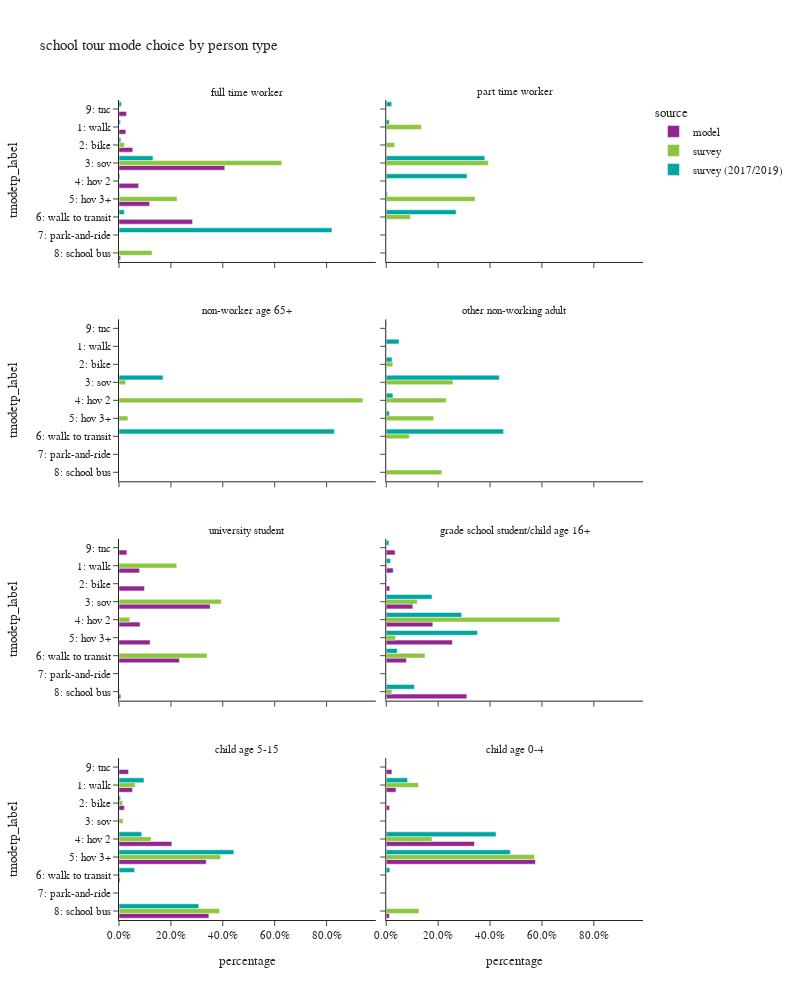

The code cell stored with this chart in its notebook:
### Code cell
plot_mode_choice(sc_tour,"pptyp_label",
                 {"pptyp_label":["full time worker","part time worker","non-worker age 65+","other non-working adult",
                                 "university student","grade school student/child age 16+","child age 5-15","child age 0-4"],
                  "tmodetp_label":["1: walk","2: bike","3: sov","4: hov 2","5: hov 3+","6: walk to transit",
                                   "7: park-and-ride","8: school bus","9: other–survey only"]},
                 "person type",2,1000)

### Figure 1 — Plotly figure (JSON) as saved in the notebook; plotly's stock layout.template omitted (floating-point values rounded to 4 significant figures)
{"data": [{"alignmentgroup": "True", "customdata": [[125], [253], [1933], [360], [559], [1344], [29], [138]], "hovertemplate": "source=model<br>pptyp_label=full time worker<br>percentage=%{x}<br>tmodetp_label=%{y}<br>sample count=%{customdata[0]}<extra></extra>", "legendgroup": "model", "marker": {"color": "#91268F", "pattern": {"shape": ""}}, "name": "model", "offsetgroup": "model", "orientation": "h", "showlegend": true, "textposition": "auto", "type": "bar", "x": [0.02637, 0.05336, 0.4077, 0.07593, 0.1179, 0.2835, 0.006117, 0.02911], "xaxis": "x7", "y": ["1: walk", "2: bike", "3: sov", "4: hov 2", "5: hov 3+", "6: walk to transit", "8: school bus", "9: tnc"], "yaxis": "y7"}, {"alignmentgroup": "True", "customdata": [[577], [714], [2561], [592], [874], [1695], [50], [222]], "hovertemplate": "source=model<br>pptyp_label=university student<br>percentage=%{x}<br>tmodetp_label=%{y}<br>sample count=%{customdata[0]}<extra></extra>", "legendgroup": "model", "marker": {"color": "#91268F", "pattern": {"shape": ""}}, "name": "model", "offsetgroup": "model", "orientation": "h", "showlegend": false, "textposition": "auto", "type": "bar", "x": [0.0792, 0.09801, 0.3515, 0.08126, 0.12, 0.2327, 0.006863, 0.03047], "xaxis": "x3", "y": ["1: walk", "2: bike", "3: sov", "4: hov 2", "5: hov 3+", "6: walk to transit", "8: school bus", "9: tnc"], "yaxis": "y3"}, {"alignmentgroup": "True", "customdata": [[288], [144], [1096], [1921], [2727], [833], [3322], [364]], "hovertemplate": "source=model<br>pptyp_label=grade school student/child age 16+<br>percentage=%{x}<br>tmodetp_label=%{y}<br>sample count=%{customdata[0]}<extra></extra>", "legendgroup": "model", "marker": {"color": "#91268F", "pattern": {"shape": ""}}, "name": "model", "offsetgroup": "model", "orientation": "h", "showlegend": false, "textposition": "auto", "type": "bar", "x": [0.02693, 0.01346, 0.1025, 0.1796, 0.255, 0.07789, 0.3106, 0.03403], "xaxis": "x4", "y": ["1: walk", "2: bike", "3: sov", "4: hov 2", "5: hov 3+", "6: walk to transit", "8: school bus", "9: tnc"], "yaxis": "y4"}, {"alignmentgroup": "True", "customdata": [[2373], [955], [9284], [15331], [194], [15793], [1672]], "hovertemplate": "source=model<br>pptyp_label=child age 5-15<br>percentage=%{x}<br>tmodetp_label=%{y}<br>sample count=%{customdata[0]}<extra></extra>", "legendgroup": "model", "marker": {"color": "#91268F", "pattern": {"shape": ""}}, "name": "model", "offsetgroup": "model", "orientation": "h", "showlegend": false, "textposition": "auto", "type": "bar", "x": [0.05204, 0.02094, 0.2036, 0.3362, 0.004254, 0.3463, 0.03667], "xaxis": "x", "y": ["1: walk", "2: bike", "4: hov 2", "5: hov 3+", "6: walk to transit", "8: school bus", "9: tnc"], "yaxis": "y"}, {"alignmentgroup": "True", "customdata": [[187], [63], [1689], [2857], [3], [61], [109]], "hovertemplate": "source=model<br>pptyp_label=child age 0-4<br>percentage=%{x}<br>tmodetp_label=%{y}<br>sample count=%{customdata[0]}<extra></extra>", "legendgroup": "model", "marker": {"color": "#91268F", "pattern": {"shape": ""}}, "name": "model", "offsetgroup": "model", "orientation": "h", "showlegend": false, "textposition": "auto", "type": "bar", "x": [0.03763, 0.01268, 0.3399, 0.575, 0.0006037, 0.01228, 0.02194], "xaxis": "x2", "y": ["1: walk", "2: bike", "4: hov 2", "5: hov 3+", "6: walk to transit", "8: school bus", "9: tnc"], "yaxis": "y2"}, {"alignmentgroup": "True", "customdata": [[1], [2], [3], [1]], "hovertemplate": "source=survey<br>pptyp_label=full time worker<br>percentage=%{x}<br>tmodetp_label=%{y}<br>sample count=%{customdata[0]}<extra></extra>", "legendgroup": "survey", "marker": {"color": "#8CC63E", "pattern": {"shape": ""}}, "name": "survey", "offsetgroup": "survey", "orientation": "h", "showlegend": true, "textposition": "auto", "type": "bar", "x": [0.02128, 0.6275, 0.2239, 0.1273], "xaxis": "x7", "y": ["2: bike", "3: sov", "5: hov 3+", "8: school bus"], "yaxis": "y7"}, {"alignmentgroup": "True", "customdata": [[2], [1], [10], [2], [4], [4], [1]], "hovertemplate": "source=survey<br>pptyp_label=part time worker<br>percentage=%{x}<br>tmodetp_label=%{y}<br>sample count=%{customdata[0]}<extra></extra>", "legendgroup": "survey", "marker": {"color": "#8CC63E", "pattern": {"shape": ""}}, "name": "survey", "offsetgroup": "survey", "orientation": "h", "showlegend": false, "textposition": "auto", "type": "bar", "x": [0.1352, 0.03257, 0.3936, 0.001363, 0.3425, 0.09339, 0.001447], "xaxis": "x8", "y": ["1: walk", "2: bike", "3: sov", "4: hov 2", "5: hov 3+", "6: walk to transit", "8: school bus"], "yaxis": "y8"}, {"alignmentgroup": "True", "customdata": [[1], [2], [1]], "hovertemplate": "source=survey<br>pptyp_label=non-worker age 65+<br>percentage=%{x}<br>tmodetp_label=%{y}<br>sample count=%{customdata[0]}<extra></extra>", "legendgroup": "survey", "marker": {"color": "#8CC63E", "pattern": {"shape": ""}}, "name": "survey", "offsetgroup": "survey", "orientation": "h", "showlegend": false, "textposition": "auto", "type": "bar", "x": [0.02564, 0.94, 0.03435], "xaxis": "x5", "y": ["3: sov", "4: hov 2", "5: hov 3+"], "yaxis": "y5"}, {"alignmentgroup": "True", "customdata": [[2], [7], [2], [5], [3], [4]], "hovertemplate": "source=survey<br>pptyp_label=other non-working adult<br>percentage=%{x}<br>tmodetp_label=%{y}<br>sample count=%{customdata[0]}<extra></extra>", "legendgroup": "survey", "marker": {"color": "#8CC63E", "pattern": {"shape": ""}}, "name": "survey", "offsetgroup": "survey", "orientation": "h", "showlegend": false, "textposition": "auto", "type": "bar", "x": [0.02537, 0.2571, 0.2309, 0.1834, 0.08915, 0.2141], "xaxis": "x6", "y": ["2: bike", "3: sov", "4: hov 2", "5: hov 3+", "6: walk to transit", "8: school bus"], "yaxis": "y6"}, {"alignmentgroup": "True", "customdata": [[11], [12], [1], [21], [1]], "hovertemplate": "source=survey<br>pptyp_label=university student<br>percentage=%{x}<br>tmodetp_label=%{y}<br>sample count=%{customdata[0]}<extra></extra>", "legendgroup": "survey", "marker": {"color": "#8CC63E", "pattern": {"shape": ""}}, "name": "survey", "offsetgroup": "survey", "orientation": "h", "showlegend": false, "textposition": "auto", "type": "bar", "x": [0.2226, 0.3942, 0.04148, 0.3393, 0.002457], "xaxis": "x3", "y": ["1: walk", "3: sov", "4: hov 2", "6: walk to transit", "8: school bus"], "yaxis": "y3"}, {"alignmentgroup": "True", "customdata": [[2], [6], [4], [6], [4], [5]], "hovertemplate": "source=survey<br>pptyp_label=grade school student/child age 16+<br>percentage=%{x}<br>tmodetp_label=%{y}<br>sample count=%{customdata[0]}<extra></extra>", "legendgroup": "survey", "marker": {"color": "#8CC63E", "pattern": {"shape": ""}}, "name": "survey", "offsetgroup": "survey", "orientation": "h", "showlegend": false, "textposition": "auto", "type": "bar", "x": [0.004491, 0.1195, 0.6689, 0.03588, 0.1495, 0.02185], "xaxis": "x4", "y": ["1: walk", "3: sov", "4: hov 2", "5: hov 3+", "6: walk to transit", "8: school bus"], "yaxis": "y4"}, {"alignmentgroup": "True", "customdata": [[40], [12], [3], [53], [136], [14], [137]], "hovertemplate": "source=survey<br>pptyp_label=child age 5-15<br>percentage=%{x}<br>tmodetp_label=%{y}<br>sample count=%{customdata[0]}<extra></extra>", "legendgroup": "survey", "marker": {"color": "#8CC63E", "pattern": {"shape": ""}}, "name": "survey", "offsetgroup": "survey", "orientation": "h", "showlegend": false, "textposition": "auto", "type": "bar", "x": [0.06248, 0.01422, 0.01562, 0.1235, 0.392, 0.004594, 0.3876], "xaxis": "x", "y": ["1: walk", "2: bike", "3: sov", "4: hov 2", "5: hov 3+", "6: walk to transit", "8: school bus"], "yaxis": "y"}, {"alignmentgroup": "True", "customdata": [[8], [3], [30], [38], [2]], "hovertemplate": "source=survey<br>pptyp_label=child age 0-4<br>percentage=%{x}<br>tmodetp_label=%{y}<br>sample count=%{customdata[0]}<extra></extra>", "legendgroup": "survey", "marker": {"color": "#8CC63E", "pattern": {"shape": ""}}, "name": "survey", "offsetgroup": "survey", "orientation": "h", "showlegend": false, "textposition": "auto", "type": "bar", "x": [0.1243, 0.002083, 0.1762, 0.5711, 0.1263], "xaxis": "x2", "y": ["1: walk", "2: bike", "4: hov 2", "5: hov 3+", "8: school bus"], "yaxis": "y2"}, {"alignmentgroup": "True", "customdata": [[2], [2], [12], [2], [1], [5], [1], [1]], "hovertemplate": "source=survey (2017/2019)<br>pptyp_label=full time worker<br>percentage=%{x}<br>tmodetp_label=%{y}<br>sample count=%{customdata[0]}<extra></extra>", "legendgroup": "survey (2017/2019)", "marker": {"color": "#00A7A0", "pattern": {"shape": ""}}, "name": "survey (2017/2019)", "offsetgroup": "survey (2017/2019)", "orientation": "h", "showlegend": true, "textposition": "auto", "type": "bar", "x": [0.005638, 0.006898, 0.1309, 0.003544, 0.002542, 0.02077, 0.8206, 0.009094], "xaxis": "x7", "y": ["1: walk", "2: bike", "3: sov", "4: hov 2", "5: hov 3+", "6: walk to transit", "7: park-and-ride", "9: tnc"], "yaxis": "y7"}, {"alignmentgroup": "True", "customdata": [[8], [3], [29], [11], [3], [42], [1], [4]], "hovertemplate": "source=survey (2017/2019)<br>pptyp_label=part time worker<br>percentage=%{x}<br>tmodetp_label=%{y}<br>sample count=%{customdata[0]}<extra></extra>", "legendgroup": "survey (2017/2019)", "marker": {"color": "#00A7A0", "pattern": {"shape": ""}}, "name": "survey (2017/2019)", "offsetgroup": "survey (2017/2019)", "orientation": "h", "showlegend": false, "textposition": "auto", "type": "bar", "x": [0.01153, 0.001414, 0.3799, 0.3112, 0.004729, 0.2695, 0.0004322, 0.02132], "xaxis": "x8", "y": ["1: walk", "2: bike", "3: sov", "4: hov 2", "5: hov 3+", "6: walk to transit", "7: park-and-ride", "9: tnc"], "yaxis": "y8"}, {"alignmentgroup": "True", "customdata": [[2], [7]], "hovertemplate": "source=survey (2017/2019)<br>pptyp_label=non-worker age 65+<br>percentage=%{x}<br>tmodetp_label=%{y}<br>sample count=%{customdata[0]}<extra></extra>", "legendgroup": "survey (2017/2019)", "marker": {"color": "#00A7A0", "pattern": {"shape": ""}}, "name": "survey (2017/2019)", "offsetgroup": "survey (2017/2019)", "orientation": "h", "showlegend": false, "textposition": "auto", "type": "bar", "x": [0.1697, 0.8303], "xaxis": "x5", "y": ["3: sov", "6: walk to transit"], "yaxis": "y5"}, {"alignmentgroup": "True", "customdata": [[22], [11], [15], [9], [5], [65], [1]], "hovertemplate": "source=survey (2017/2019)<br>pptyp_label=other non-working adult<br>percentage=%{x}<br>tmodetp_label=%{y}<br>sample count=%{customdata[0]}<extra></extra>", "legendgroup": "survey (2017/2019)", "marker": {"color": "#00A7A0", "pattern": {"shape": ""}}, "name": "survey (2017/2019)", "offsetgroup": "survey (2017/2019)", "orientation": "h", "showlegend": false, "textposition": "auto", "type": "bar", "x": [0.04945, 0.0226, 0.4359, 0.02582, 0.01204, 0.4522, 0.002086], "xaxis": "x6", "y": ["1: walk", "2: bike", "3: sov", "4: hov 2", "5: hov 3+", "6: walk to transit", "9: tnc"], "yaxis": "y6"}, {"alignmentgroup": "True", "customdata": [[9], [1], [21], [24], [20], [20], [17], [1]], "hovertemplate": "source=survey (2017/2019)<br>pptyp_label=grade school student/child age 16+<br>percentage=%{x}<br>tmodetp_label=%{y}<br>sample count=%{customdata[0]}<extra></extra>", "legendgroup": "survey (2017/2019)", "marker": {"color": "#00A7A0", "pattern": {"shape": ""}}, "name": "survey (2017/2019)", "offsetgroup": "survey (2017/2019)", "orientation": "h", "showlegend": false, "textposition": "auto", "type": "bar", "x": [0.01642, 0.002528, 0.1765, 0.2908, 0.3517, 0.04267, 0.1088, 0.01059], "xaxis": "x4", "y": ["1: walk", "2: bike", "3: sov", "4: hov 2", "5: hov 3+", "6: walk to transit", "8: school bus", "9: tnc"], "yaxis": "y4"}, {"alignmentgroup": "True", "customdata": [[54], [12], [1], [94], [193], [47], [172], [1]], "hovertemplate": "source=survey (2017/2019)<br>pptyp_label=child age 5-15<br>percentage=%{x}<br>tmodetp_label=%{y}<br>sample count=%{customdata[0]}<extra></extra>", "legendgroup": "survey (2017/2019)", "marker": {"color": "#00A7A0", "pattern": {"shape": ""}}, "name": "survey (2017/2019)", "offsetgroup": "survey (2017/2019)", "orientation": "h", "showlegend": false, "textposition": "auto", "type": "bar", "x": [0.09615, 0.005824, 0.0005199, 0.08768, 0.4427, 0.05988, 0.3072, 6.317e-06], "xaxis": "x", "y": ["1: walk", "2: bike", "3: sov", "4: hov 2", "5: hov 3+", "6: walk to transit", "8: school bus", "9: tnc"], "yaxis": "y"}, {"alignmentgroup": "True", "customdata": [[14], [2], [58], [88], [8], [1]], "hovertemplate": "source=survey (2017/2019)<br>pptyp_label=child age 0-4<br>percentage=%{x}<br>tmodetp_label=%{y}<br>sample count=%{customdata[0]}<extra></extra>", "legendgroup": "survey (2017/2019)", "marker": {"color": "#00A7A0", "pattern": {"shape": ""}}, "name": "survey (2017/2019)", "offsetgroup": "survey (2017/2019)", "orientation": "h", "showlegend": false, "textposition": "auto", "type": "bar", "x": [0.08231, 0.0011, 0.4232, 0.4783, 0.0137, 0.001327], "xaxis": "x2", "y": ["1: walk", "2: bike", "4: hov 2", "5: hov 3+", "6: walk to transit", "8: school bus"], "yaxis": "y2"}], "layout": {"annotations": [{"font": {}, "showarrow": false, "text": "child age 5-15", "x": 0.245, "xanchor": "center", "xref": "paper", "y": 0.1975, "yanchor": "bottom", "yref": "paper"}, {"font": {}, "showarrow": false, "text": "child age 0-4", "x": 0.755, "xanchor": "center", "xref": "paper", "y": 0.1975, "yanchor": "bottom", "yref": "paper"}, {"font": {}, "showarrow": false, "text": "university student", "x": 0.245, "xanchor": "center", "xref": "paper", "y": 0.465, "yanchor": "bottom", "yref": "paper"}, {"font": {}, "showarrow": false, "text": "grade school student/child age 16+", "x": 0.755, "xanchor": "center", "xref": "paper", "y": 0.465, "yanchor": "bottom", "yref": "paper"}, {"font": {}, "showarrow": false, "text": "non-worker age 65+", "x": 0.245, "xanchor": "center", "xref": "paper", "y": 0.7325, "yanchor": "bottom", "yref": "paper"}, {"font": {}, "showarrow": false, "text": "other non-working adult", "x": 0.755, "xanchor": "center", "xref": "paper", "y": 0.7325, "yanchor": "bottom", "yref": "paper"}, {"font": {}, "showarrow": false, "text": "full time worker", "x": 0.245, "xanchor": "center", "xref": "paper", "y": 1.0, "yanchor": "bottom", "yref": "paper"}, {"font": {}, "showarrow": false, "text": "part time worker", "x": 0.755, "xanchor": "center", "xref": "paper", "y": 1.0, "yanchor": "bottom", "yref": "paper"}], "barmode": "group", "height": 1000, "legend": {"title": {"text": "source"}, "tracegroupgap": 0}, "title": {"text": "school tour mode choice by person type"}, "width": 800, "xaxis": {"anchor": "y", "domain": [0.0, 0.49], "tickformat": ".1%", "title": {"text": "percentage"}}, "xaxis2": {"anchor": "y2", "domain": [0.51, 1.0], "matches": "x", "tickformat": ".1%", "title": {"text": "percentage"}}, "xaxis3": {"anchor": "y3", "domain": [0.0, 0.49], "matches": "x", "showticklabels": false, "tickformat": ".1%"}, "xaxis4": {"anchor": "y4", "domain": [0.51, 1.0], "matches": "x", "showticklabels": false, "tickformat": ".1%"}, "xaxis5": {"anchor": "y5", "domain": [0.0, 0.49], "matches": "x", "showticklabels": false, "tickformat": ".1%"}, "xaxis6": {"anchor": "y6", "domain": [0.51, 1.0], "matches": "x", "showticklabels": false, "tickformat": ".1%"}, "xaxis7": {"anchor": "y7", "domain": [0.0, 0.49], "matches": "x", "showticklabels": false, "tickformat": ".1%"}, "xaxis8": {"anchor": "y8", "domain": [0.51, 1.0], "matches": "x", "showticklabels": false, "tickformat": ".1%"}, "yaxis": {"anchor": "x", "categoryarray": ["9: other–survey only", "8: school bus", "7: park-and-ride", "6: walk to transit", "5: hov 3+", "4: hov 2", "3: sov", "2: bike", "1: walk"], "categoryorder": "array", "domain": [0.0, 0.1975], "title": {"text": "tmodetp_label"}}, "yaxis2": {"anchor": "x2", "domain": [0.0, 0.1975], "matches": "y", "showticklabels": false}, "yaxis3": {"anchor": "x3", "categoryarray": ["9: other–survey only", "8: school bus", "7: park-and-ride", "6: walk to transit", "5: hov 3+", "4: hov 2", "3: sov", "2: bike", "1: walk"], "categoryorder": "array", "domain": [0.2675, 0.465], "matches": "y", "title": {"text": "tmodetp_label"}}, "yaxis4": {"anchor": "x4", "domain": [0.2675, 0.465], "matches": "y", "showticklabels": false}, "yaxis5": {"anchor": "x5", "categoryarray": ["9: other–survey only", "8: school bus", "7: park-and-ride", "6: walk to transit", "5: hov 3+", "4: hov 2", "3: sov", "2: bike", "1: walk"], "categoryorder": "array", "domain": [0.535, 0.7325], "matches": "y", "title": {"text": "tmodetp_label"}}, "yaxis6": {"anchor": "x6", "domain": [0.535, 0.7325], "matches": "y", "showticklabels": false}, "yaxis7": {"anchor": "x7", "categoryarray": ["9: other–survey only", "8: school bus", "7: park-and-ride", "6: walk to transit", "5: hov 3+", "4: hov 2", "3: sov", "2: bike", "1: walk"], "categoryorder": "array", "domain": [0.8025, 1.0], "matches": "y", "title": {"text": "tmodetp_label"}}, "yaxis8": {"anchor": "x8", "domain": [0.8025, 1.0], "matches": "y", "showticklabels": false}}}
